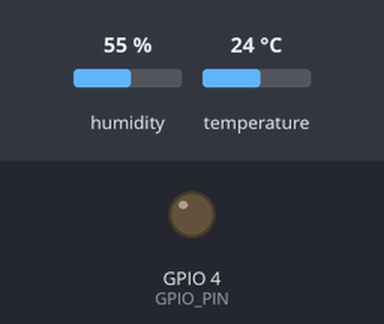
Simulated run of this program. Board: Raspberry Pi (BCM pin numbers). On the bench: output pins drawn as LEDs (lit = HIGH). The inputs (shaded band) are chosen by the test bench; at power-on: humidity 55 %, temperature 24 °C. The clock reads 2024-03-15 10:24:30 at power-on unless the program sets it; what the program prints to the terminal is not drawn. At 3.6 s the program stops and its outputs stay as they are.

Above: at 0.1 s.
At 3.3 s:
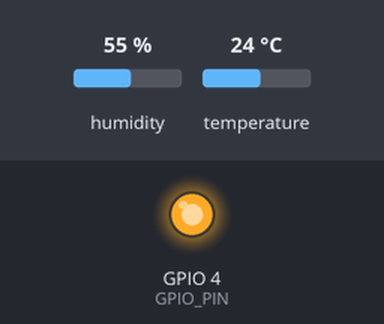
Timing chart, 0 to 5.0 s (numbered marks = the images above):
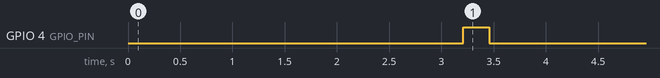

The program:

gpio_diagnostic.py
```python
import RPi.GPIO as GPIO
import time
import sys

print("=" * 60)
print("GPIO診断プログラム - AM2302センサー")
print("=" * 60)

# GPIO設定
GPIO_PIN = 4  # GPIO4を使用
GPIO.setmode(GPIO.BCM)
GPIO.setwarnings(False)

print("\n[ステップ1] GPIOピンの状態確認")
print(f"使用GPIO: GPIO{GPIO_PIN} (物理ピン7)")

try:
    # 入力モードで読み取り
    GPIO.setup(GPIO_PIN, GPIO.IN, pull_up_down=GPIO.PUD_UP)
    time.sleep(0.1)

    initial_state = GPIO.input(GPIO_PIN)
    print(f"初期状態 (プルアップ有効): {'HIGH (1)' if initial_state else 'LOW (0)'}")

    if initial_state == 0:
        print("⚠ 警告: ピンがLOWです")
        print("  原因候補:")
        print("    - DATA線がGNDにショート")
        print("    - センサーが故障してLOWを出力")
        print("    - 配線間違い")
    else:
        print("✓ ピンはHIGHです")

    # プルアップなしでも確認
    GPIO.setup(GPIO_PIN, GPIO.IN, pull_up_down=GPIO.PUD_OFF)
    time.sleep(0.1)
    state_no_pull = GPIO.input(GPIO_PIN)
    print(f"初期状態 (プルアップなし): {'HIGH (1)' if state_no_pull else 'LOW (0)'}")

    if state_no_pull == 0 and initial_state == 0:
        print("⚠ プルアップなしでもLOW → 確実にショートまたは故障")
    elif state_no_pull == 0 and initial_state == 1:
        print("⚠ プルアップ抵抗がない、またはセンサー未接続")

    # 連続読み取りテスト
    print("\n[ステップ2] 3秒間のピン状態監視")
    GPIO.setup(GPIO_PIN, GPIO.IN, pull_up_down=GPIO.PUD_UP)

    states = []
    print("監視中", end="", flush=True)
    for i in range(30):
        state = GPIO.input(GPIO_PIN)
        states.append(state)
        print(".", end="", flush=True)
        time.sleep(0.1)

    print("\n")
    changes = sum(1 for i in range(len(states)-1) if states[i] != states[i+1])
    high_count = sum(states)
    low_count = len(states) - high_count

    print(f"HIGH回数: {high_count}/30")
    print(f"LOW回数: {low_count}/30")
    print(f"状態変化回数: {changes}回")

    if changes == 0:
        if states[0] == 0:
            print("✗ 常にLOW → 配線ショート、またはセンサー故障")
        else:
            print("✗ 常にHIGH → センサー未接続、DATA線未接続、または電源未供給")
    elif changes > 10:
        print("⚠ 頻繁な変化 → ノイズまたは不安定な接続")
    else:
        print("? わずかな変化を検出")

    # 手動通信テスト
    print("\n[ステップ3] センサー起動シーケンステスト")
    print("DHT22プロトコルで起動信号を送信...")

    # 起動信号送信
    GPIO.setup(GPIO_PIN, GPIO.OUT)
    GPIO.output(GPIO_PIN, GPIO.HIGH)
    time.sleep(0.25)
    GPIO.output(GPIO_PIN, GPIO.LOW)
    time.sleep(0.02)  # 20ms LOW

    # 入力モードに切り替え
    GPIO.setup(GPIO_PIN, GPIO.IN, pull_up_down=GPIO.PUD_UP)
    time.sleep(0.00004)  # 40us待機

    # センサーからの応答を待つ
    print("センサー応答待機中 (最大1ms)...")

    timeout_time = time.time() + 0.001
    response_low = False
    response_high = False

    # LOWへの変化を待つ (センサーが80us LOWを出力するはず)
    while time.time() < timeout_time:
        if GPIO.input(GPIO_PIN) == 0:
            response_low = True
            print("✓ センサーからLOW応答検出!")
            break

    if response_low:
        # HIGHへの変化を待つ
        timeout_time = time.time() + 0.001
        while time.time() < timeout_time:
            if GPIO.input(GPIO_PIN) == 1:
                response_high = True
                print("✓ センサーからHIGH応答検出!")
                break

    time.sleep(0.1)

    print("\n--- 診断結果 ---")
    if response_low and response_high:
        print("✓ センサーは応答しています!")
        print("  → ライブラリまたはタイミングの問題の可能性")
    elif response_low and not response_high:
        print("△ LOW応答のみ検出")
        print("  → センサーは動作しているが不完全")
    else:
        print("✗ センサーからの応答なし")
        print("\n最も可能性の高い原因:")
        if initial_state == 0:
            print("  1. DATA線がGNDにショート")
            print("  2. センサーが故障")
        else:
            print("  1. DATA線が接続されていない")
            print("  2. センサーに電源が供給されていない (VCC, GND確認)")
            print("  3. 間違ったGPIOピンに接続 (GPIO4 = 物理ピン7)")
            print("  4. センサーの向きが逆")

except KeyboardInterrupt:
    print("\n中断されました")
except Exception as e:
    print(f"\nエラー発生: {e}")
    import traceback
    traceback.print_exc()

finally:
    GPIO.cleanup()
    print("\nGPIOクリーンアップ完了")

# 物理的な確認ガイド
print("\n" + "=" * 60)
print("物理的な確認事項")
print("=" * 60)
print("\n【配線確認】")
print("ラズベリーパイのピン配置 (GPIO.BCM モード):")
print("")
print("   3.3V  [ 1] [ 2]  5V")
print("  GPIO2  [ 3] [ 4]  5V")
print("  GPIO3  [ 5] [ 6]  GND")
print("  GPIO4  [ 7] [ 8]  GPIO14  ← GPIO4はここ!")
print("    GND  [ 9] [10]  GPIO15")
print("")
print("接続確認:")
print("  1. AM2302のVCCピン → ラズパイの 5V (ピン2または4)")
print("  2. AM2302のDATAピン → ラズパイの GPIO4 (物理ピン7)")
print("  3. AM2302のGNDピン → ラズパイの GND (ピン6, 9, 14, 20など)")
print("")
print("【電源確認】")
print("  - ラズパイの電源は十分か? (推奨5V 3A)")
print("  - USBハブ経由の場合は直接接続を試す")
print("")
print("【センサー確認】")
print("  - センサーの向き: 穴(グリッド)が手前、ピンが下")
print("  - ピンの曲がり、接触不良がないか")
print("  - 別のセンサーと交換して試す")
print("")
print("【次のテスト】")
print("GPIO17 (物理ピン11) で試してみる:")
print("  dhtDevice = adafruit_dht.DHT22(board.D17, use_pulseio=False)")
print("=" * 60)
```
